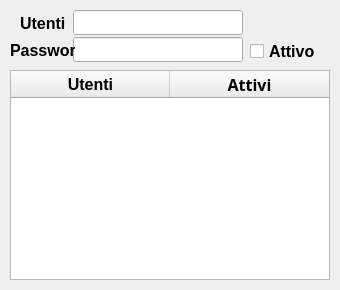
<?xml version="1.0" encoding="UTF-8"?>
<ui version="4.0">
 <class>Dialog</class>
 <widget class="QDialog" name="Dialog">
  <property name="geometry">
   <rect>
    <x>0</x>
    <y>0</y>
    <width>340</width>
    <height>290</height>
   </rect>
  </property>
  <property name="minimumSize">
   <size>
    <width>340</width>
    <height>290</height>
   </size>
  </property>
  <property name="maximumSize">
   <size>
    <width>340</width>
    <height>290</height>
   </size>
  </property>
  <property name="sizeIncrement">
   <size>
    <width>340</width>
    <height>290</height>
   </size>
  </property>
  <property name="baseSize">
   <size>
    <width>340</width>
    <height>290</height>
   </size>
  </property>
  <property name="font">
   <font>
    <family>Monospace</family>
    <pointsize>9</pointsize>
   </font>
  </property>
  <property name="cursor">
   <cursorShape>PointingHandCursor</cursorShape>
  </property>
  <property name="windowTitle">
   <string>Dialog</string>
  </property>
  <widget class="QLineEdit" name="EditDialog">
   <property name="geometry">
    <rect>
     <x>73</x>
     <y>10</y>
     <width>170</width>
     <height>25</height>
    </rect>
   </property>
   <property name="minimumSize">
    <size>
     <width>170</width>
     <height>25</height>
    </size>
   </property>
   <property name="maximumSize">
    <size>
     <width>170</width>
     <height>25</height>
    </size>
   </property>
   <property name="font">
    <font>
     <family>Helvetica</family>
     <pointsize>12</pointsize>
    </font>
   </property>
   <property name="readOnly">
    <bool>true</bool>
   </property>
  </widget>
  <widget class="QLabel" name="labelDialog">
   <property name="geometry">
    <rect>
     <x>20</x>
     <y>13</y>
     <width>50</width>
     <height>20</height>
    </rect>
   </property>
   <property name="minimumSize">
    <size>
     <width>50</width>
     <height>20</height>
    </size>
   </property>
   <property name="maximumSize">
    <size>
     <width>50</width>
     <height>20</height>
    </size>
   </property>
   <property name="font">
    <font>
     <family>Helvetica</family>
     <pointsize>12</pointsize>
     <weight>75</weight>
     <bold>true</bold>
    </font>
   </property>
   <property name="cursor">
    <cursorShape>PointingHandCursor</cursorShape>
   </property>
   <property name="text">
    <string>Utenti</string>
   </property>
  </widget>
  <widget class="QTableWidget" name="tableWidget">
   <property name="geometry">
    <rect>
     <x>10</x>
     <y>70</y>
     <width>320</width>
     <height>210</height>
    </rect>
   </property>
   <property name="minimumSize">
    <size>
     <width>320</width>
     <height>210</height>
    </size>
   </property>
   <property name="maximumSize">
    <size>
     <width>320</width>
     <height>210</height>
    </size>
   </property>
   <property name="sizeIncrement">
    <size>
     <width>320</width>
     <height>210</height>
    </size>
   </property>
   <property name="baseSize">
    <size>
     <width>320</width>
     <height>210</height>
    </size>
   </property>
   <property name="font">
    <font>
     <family>Helvetica</family>
     <pointsize>12</pointsize>
    </font>
   </property>
   <property name="cursor" stdset="0">
    <cursorShape>PointingHandCursor</cursorShape>
   </property>
   <property name="editTriggers">
    <set>QAbstractItemView::NoEditTriggers</set>
   </property>
   <property name="dragDropOverwriteMode">
    <bool>false</bool>
   </property>
   <property name="selectionMode">
    <enum>QAbstractItemView::SingleSelection</enum>
   </property>
   <property name="selectionBehavior">
    <enum>QAbstractItemView::SelectRows</enum>
   </property>
   <property name="sortingEnabled">
    <bool>true</bool>
   </property>
   <attribute name="horizontalHeaderDefaultSectionSize">
    <number>159</number>
   </attribute>
   <attribute name="horizontalHeaderMinimumSectionSize">
    <number>50</number>
   </attribute>
   <column>
    <property name="text">
     <string>Utenti</string>
    </property>
    <property name="font">
     <font>
      <family>Helvetica</family>
      <pointsize>12</pointsize>
      <weight>75</weight>
      <bold>true</bold>
     </font>
    </property>
   </column>
   <column>
    <property name="text">
     <string>Attivi</string>
    </property>
    <property name="font">
     <font>
      <family>Heiti SC</family>
      <pointsize>12</pointsize>
      <weight>75</weight>
      <bold>true</bold>
     </font>
    </property>
   </column>
  </widget>
  <widget class="QPushButton" name="btUsersAdd">
   <property name="geometry">
    <rect>
     <x>250</x>
     <y>10</y>
     <width>25</width>
     <height>25</height>
    </rect>
   </property>
   <property name="font">
    <font>
     <family>Helvetica</family>
     <pointsize>12</pointsize>
    </font>
   </property>
   <property name="cursor">
    <cursorShape>PointingHandCursor</cursorShape>
   </property>
   <property name="text">
    <string/>
   </property>
   <property name="flat">
    <bool>true</bool>
   </property>
  </widget>
  <widget class="QPushButton" name="btUsersDel">
   <property name="geometry">
    <rect>
     <x>275</x>
     <y>10</y>
     <width>25</width>
     <height>25</height>
    </rect>
   </property>
   <property name="font">
    <font>
     <family>Helvetica</family>
     <pointsize>12</pointsize>
    </font>
   </property>
   <property name="cursor">
    <cursorShape>PointingHandCursor</cursorShape>
   </property>
   <property name="text">
    <string/>
   </property>
   <property name="flat">
    <bool>true</bool>
   </property>
  </widget>
  <widget class="QPushButton" name="btSave">
   <property name="geometry">
    <rect>
     <x>300</x>
     <y>10</y>
     <width>25</width>
     <height>25</height>
    </rect>
   </property>
   <property name="font">
    <font>
     <family>Helvetica</family>
     <pointsize>12</pointsize>
    </font>
   </property>
   <property name="cursor">
    <cursorShape>PointingHandCursor</cursorShape>
   </property>
   <property name="text">
    <string/>
   </property>
   <property name="flat">
    <bool>true</bool>
   </property>
  </widget>
  <widget class="QCheckBox" name="checkBox">
   <property name="geometry">
    <rect>
     <x>250</x>
     <y>40</y>
     <width>81</width>
     <height>22</height>
    </rect>
   </property>
   <property name="font">
    <font>
     <family>Helvetica</family>
     <pointsize>12</pointsize>
     <weight>75</weight>
     <bold>true</bold>
    </font>
   </property>
   <property name="layoutDirection">
    <enum>Qt::LeftToRight</enum>
   </property>
   <property name="text">
    <string>Attivo</string>
   </property>
   <property name="checked">
    <bool>false</bool>
   </property>
  </widget>
  <widget class="QLineEdit" name="EditDialogPwd">
   <property name="geometry">
    <rect>
     <x>73</x>
     <y>37</y>
     <width>170</width>
     <height>25</height>
    </rect>
   </property>
   <property name="minimumSize">
    <size>
     <width>170</width>
     <height>25</height>
    </size>
   </property>
   <property name="maximumSize">
    <size>
     <width>170</width>
     <height>25</height>
    </size>
   </property>
   <property name="font">
    <font>
     <family>Helvetica</family>
     <pointsize>12</pointsize>
    </font>
   </property>
   <property name="echoMode">
    <enum>QLineEdit::Password</enum>
   </property>
   <property name="readOnly">
    <bool>true</bool>
   </property>
  </widget>
  <widget class="QLabel" name="labelPassword">
   <property name="geometry">
    <rect>
     <x>10</x>
     <y>40</y>
     <width>65</width>
     <height>20</height>
    </rect>
   </property>
   <property name="minimumSize">
    <size>
     <width>65</width>
     <height>20</height>
    </size>
   </property>
   <property name="maximumSize">
    <size>
     <width>65</width>
     <height>20</height>
    </size>
   </property>
   <property name="baseSize">
    <size>
     <width>65</width>
     <height>20</height>
    </size>
   </property>
   <property name="font">
    <font>
     <family>Helvetica</family>
     <pointsize>12</pointsize>
     <weight>75</weight>
     <bold>true</bold>
    </font>
   </property>
   <property name="cursor">
    <cursorShape>PointingHandCursor</cursorShape>
   </property>
   <property name="text">
    <string>Password</string>
   </property>
  </widget>
 </widget>
 <layoutdefault spacing="6" margin="11"/>
 <tabstops>
  <tabstop>EditDialog</tabstop>
  <tabstop>EditDialogPwd</tabstop>
  <tabstop>checkBox</tabstop>
  <tabstop>btUsersAdd</tabstop>
  <tabstop>btUsersDel</tabstop>
  <tabstop>btSave</tabstop>
  <tabstop>tableWidget</tabstop>
 </tabstops>
 <resources/>
 <connections/>
</ui>
